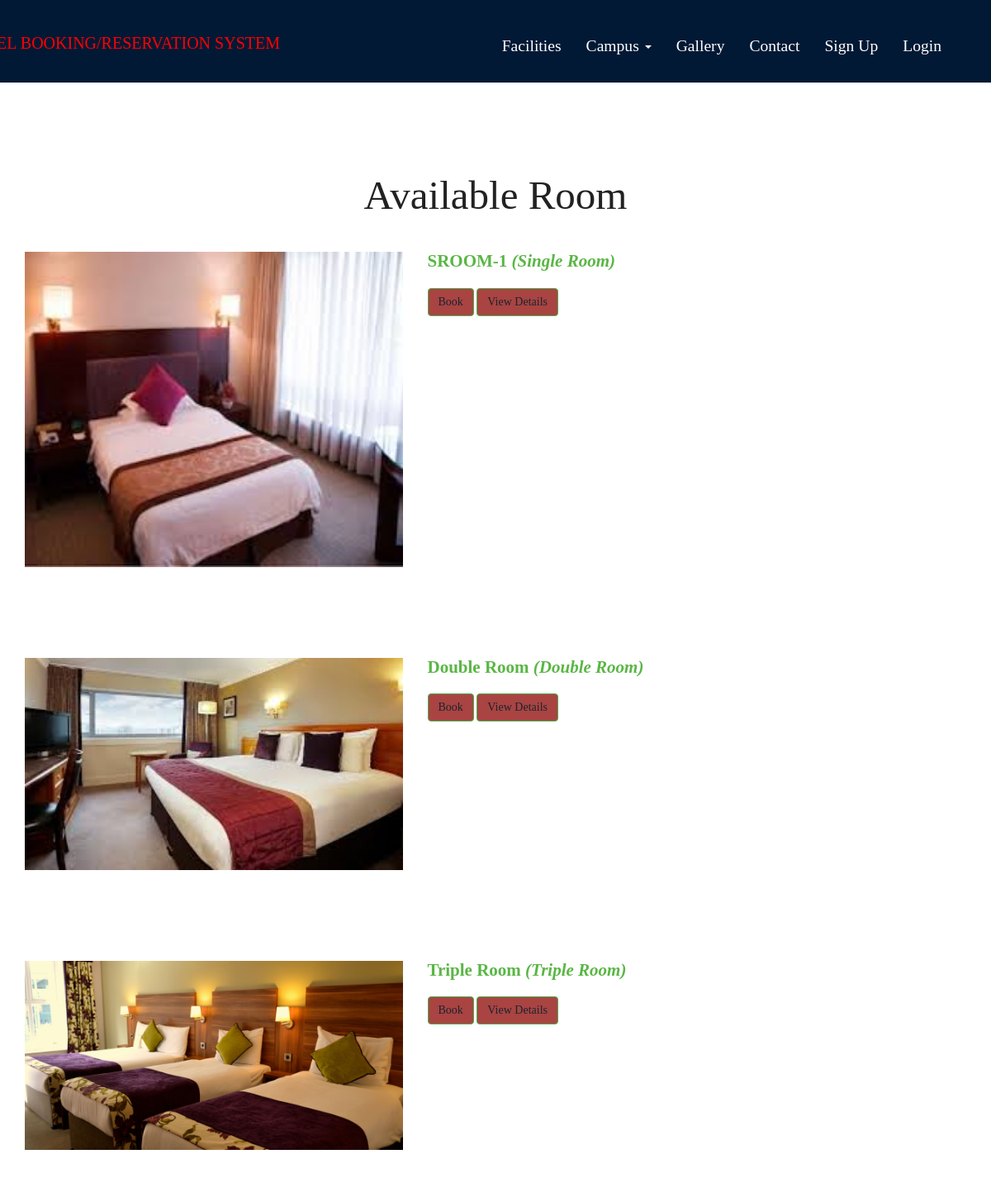
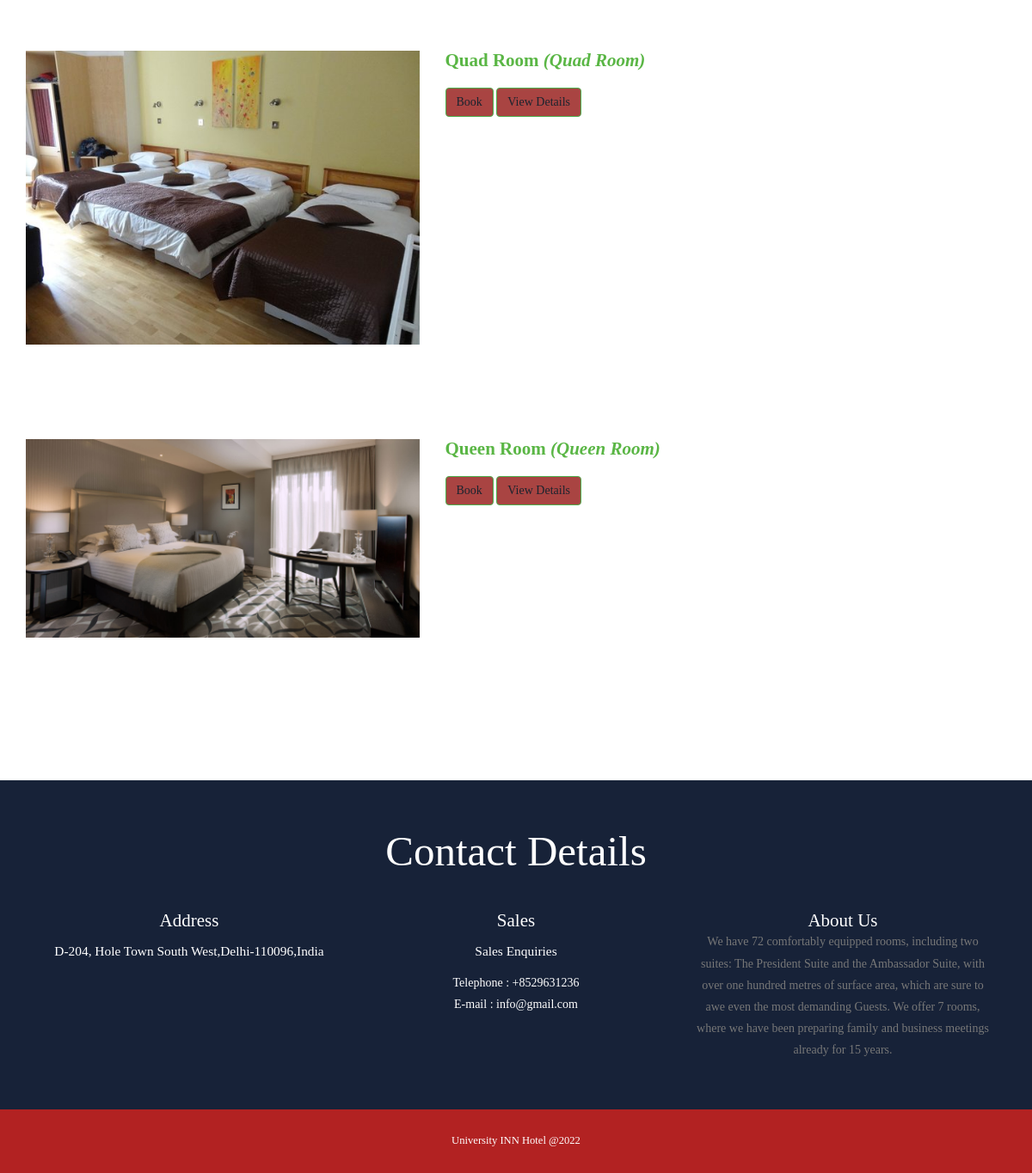
Screenshot of /category-details.php?hotel_id=1 with the database file from the repository (2 pictures, top to bottom).
### tables this page shows
CREATE TABLE `tblroom` (
  `ID` int(10) NOT NULL,
  `RoomType` int(10) DEFAULT NULL,
  `RoomName` varchar(200) DEFAULT NULL,
  `MaxAdult` int(5) DEFAULT NULL,
  `MaxChild` int(5) DEFAULT NULL,
  `RoomDesc` mediumtext DEFAULT NULL,
  `NoofBed` int(5) DEFAULT NULL,
  `Image` varchar(200) DEFAULT NULL,
  `RoomFacility` varchar(200) DEFAULT NULL,
  `hotel_type` int(11) DEFAULT NULL,
  `CreationDate` timestamp NULL DEFAULT current_timestamp()
);

CREATE TABLE `tblcategory` (
  `ID` int(10) NOT NULL,
  `CategoryName` varchar(120) DEFAULT NULL,
  `Description` mediumtext DEFAULT NULL,
  `Price` int(5) NOT NULL,
  `Date` timestamp NULL DEFAULT current_timestamp()
);

CREATE TABLE `tblpage` (
  `ID` int(10) NOT NULL,
  `PageType` varchar(120) DEFAULT NULL,
  `PageTitle` varchar(200) DEFAULT NULL,
  `PageDescription` mediumtext DEFAULT NULL,
  `Email` varchar(120) DEFAULT NULL,
  `MobileNumber` bigint(10) DEFAULT NULL,
  `UpdationDate` timestamp NULL DEFAULT NULL ON UPDATE current_timestamp()
);

### category-details.php (the view, shortened to what this page needs)
<?php
include('includes/dbconnection.php');
?>
<!DOCTYPE HTML>
<html>
<head>
	<link rel="stylesheet" href="https://pro.fontawesome.com/releases/v5.10.0/css/all.css" />
	<link href="css/bootstrap.css" rel="stylesheet" type="text/css" media="all">
	<link href="css/style.css" rel="stylesheet" type="text/css" media="all" />
	<link rel="stylesheet" href="css/lightbox.css">
</head>
<body>
	<div class="header head-top">
		<div class="container">
			<?php include_once('includes/header.php'); ?>
		</div>
	</div>
	<div class="content">
		<div class="room-section">
			<div class="container">
				<h2>Available Room</h2>
				<div class="room-grids">
					<?php
					$hotel_id = intval($_GET['hotel_id']);
					$sql = "SELECT tblroom.*,tblroom.id as rmid , tblcategory.Price,tblcategory.ID,tblcategory.CategoryName from tblroom
join tblcategory on tblroom.RoomType=tblcategory.ID
where tblroom.hotel_type=:hotel_id";
					$query = $dbh->prepare($sql);
					$query->bindParam(':hotel_id', $hotel_id, PDO::PARAM_STR);
					$query->execute();
					$results = $query->fetchAll(PDO::FETCH_OBJ);
					$cnt = 1;
					if ($query->rowCount() > 0) {
						foreach ($results as $row) {               ?>
							<div class="room1">
								<div class="row">
									<div class="col-md-5 room-grid" style="padding-bottom: 50px">
										<a href="#" class="mask">
											<img style="width:100%" src="admin/images/<?php echo $row->Image; ?>" class=" mask img-responsive zoom-img" alt="" /></a>
									</div>
									<div class="col-md-7 room-grid1">
										<h4> <?php echo htmlentities($row->RoomName); ?> <i> (<?php echo htmlentities($row->CategoryName); ?>)</i></h4>
											<br>
										<button class="btn btn-success"><a href="book-room.php?rmid=<?php echo $row->rmid; ?>">Book</a></button>
										<button class="btn btn-success"><a href="room-details.php?rmid=<?php echo $row->rmid; ?>">View Details</a></button>
									</div>
									<div class="clearfix"></div>
								</div>
								<br>
							</div><?php $cnt = $cnt + 1;
								}
							} ?>
				</div>
			</div>
		</div>
		<?php include_once('includes/getintouch.php'); ?>
	</div>
	<?php include_once('includes/footer.php'); ?>
</body>
</html>

### includes/getintouch.php
<div style="background-color: #172238;" class="touch-section">
					<div  class="container">
						<h3 style="color:WHITE;">Contact Details</h3>
						<div class="touch-grids">
							<?php
$sql="SELECT * from tblpage where PageType='contactus'";
$query = $dbh -> prepare($sql);
$query->execute();
$results=$query->fetchAll(PDO::FETCH_OBJ);
$cnt=1;
if($query->rowCount() > 0)
{
foreach($results as $row)
{               ?>
							<div class="col-md-4 touch-grid">
								<h4 style="color:WHITE;">address</h4>
								<h5 style="color:WHITE;"> <?php  echo htmlentities($row->PageDescription);?></h5>
							</div>
							<div  class="col-md-4 touch-grid">
								<h4 style="color:WHITE;">Sales</h4>
								<h5 style="color:WHITE;">Sales Enquiries</h5>
								<p style="color:WHITE;">Telephone : +<?php  echo htmlentities($row->MobileNumber);?></p>
							<p style="color:WHITE;">E-mail : <?php  echo htmlentities($row->Email);?></p>
							</div><?php $cnt=$cnt+1;}} ?>
							<div class="col-md-4 touch-grid">
								<?php
$sql="SELECT * from tblpage where PageType='aboutus'";
$query = $dbh -> prepare($sql);
$query->execute();
$results=$query->fetchAll(PDO::FETCH_OBJ);
$cnt=1;
if($query->rowCount() > 0)
{
foreach($results as $row)
{               ?>
							<h4 style="color:WHITE;"><?php  echo htmlentities($row->PageTitle);?></h4>
								<p><?php  echo htmlentities($row->PageDescription);?></p>
							</div><?php $cnt=$cnt+1;}} ?>
							<div class="clearfix"></div>
						</div>
					</div>
					</div>

### css/style.css (style rules this page uses)
body a { transition:0.5s all; -webkit-transition:0.5s all; -moz-transition:0.5s all; -o-transition:0.5s all; -ms-transition:0.5s all; }
h1,h2,h3,h4,h5,h6 { padding:0 0; margin:0 0; }
p { padding:0 0; margin:0 0; }
body { padding:0 0; margin:0 0; font-family: 'OpenSans-Regular' }
.header { background:url(../images/a4.jpg) no-repeat 0px 0px; background-size:300px 100px; -webkit-background-size:1550px 100px; -moz-background-size: 1550px 100px; -o-background-size: 1550px 100px; -ms-background-size: 1550px 100px; min-height:764px; padding-bottom: 4em; }
.touch-section { padding: 4em 0; text-align: center; background-color: #eee; }
.touch-grids { margin-top: 3em; }
.touch-grid h4 { font-size: 1.5em; color: #222; text-transform: capitalize; }
.touch-section h3 { font-size: 3.5em; text-transform: capitalize; font-family: 'Rancho-Regular'; color: #222; }
.touch-grid h5 { font-size: 1.1em; padding: 1em 0; color: #222; }
.touch-grid p { font-size: 1em; line-height: 1.8em; color: #777; }
.head-top { min-height: 115px !important; }
.room-section { padding: 4em 0; }
.room-grids { margin-top: 3em; }
.room-section h2 { font-size: 3.5em; text-transform: capitalize; font-family: 'Rancho-Regular'; color: #222; text-align: center; }
.room-grid1 h4 { font-size: 1.5em; color: #5ab645; font-weight: 600; text-transform: capitalize; }
.room-grid img { width: 100%; }
a.mask { text-decoration: none; overflow: hidden; display: block; }
img.zoom-img { -webkit-transform: scale(1, 1); -webkit-transition-timing-function: ease-out; -webkit-transition-duration: 250ms; -moz-transform: scale(1, 1); -moz-transition-timing-function: ease-out; -moz-transition-duration: 250ms; }
@media (max-width:1440px) { .header { min-height: 679px; } }
@media (max-width:1366px) { .header { min-height: 652px; } }
@media (max-width:1280px) { .header { min-height: 602px; } }

### css/lightbox.css (style rules this page uses)
body:after { display: none; }

### rows the page displays
tblroom: Image (picture), RoomName "SROOM-1", tblcategory.CategoryName "Single Room"
tblroom: Image (picture), RoomName "Double Room", tblcategory.CategoryName "Double Room"
tblroom: Image (picture), RoomName "Triple Room", tblcategory.CategoryName "Triple Room"
tblroom: Image (picture), RoomName "Quad Room", tblcategory.CategoryName "Quad Room"
tblroom: Image (picture), RoomName "Queen Room", tblcategory.CategoryName "Queen Room"
tblpage: PageDescription "D-204, Hole Town South West,Delhi-110096,India", MobileNumber "8529631236", Email "info@gmail.com"
tblpage: PageTitle "About Us", PageDescription "We have 72 comfortably equipped rooms, including two suites: The President Suite and the Ambassador Suite, with over one hundred metres of surface area, which are sure to awe even the most demanding Guests. We offer 7 rooms, where we have been preparing family and business meetings already for 15 years."
